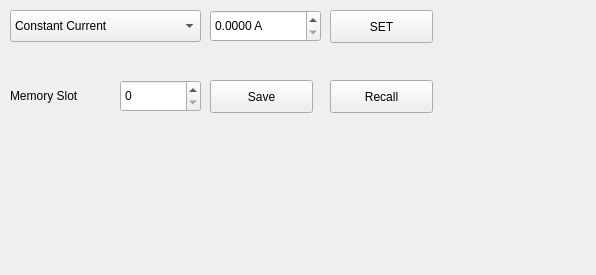
          <widget class="QWidget" name="page_11">
           <property name="geometry">
            <rect>
             <x>0</x>
             <y>0</y>
             <width>596</width>
             <height>275</height>
            </rect>
           </property>
           <attribute name="label">
            <string>Basic Modes</string>
           </attribute>
           <widget class="QLabel" name="label_14">
            <property name="geometry">
             <rect>
              <x>10</x>
              <y>80</y>
              <width>111</width>
              <height>31</height>
             </rect>
            </property>
            <property name="text">
             <string>Memory Slot</string>
            </property>
           </widget>
           <widget class="QPushButton" name="btn_memory_save">
            <property name="geometry">
             <rect>
              <x>210</x>
              <y>80</y>
              <width>103</width>
              <height>33</height>
             </rect>
            </property>
            <property name="text">
             <string>Save</string>
            </property>
           </widget>
           <widget class="QSpinBox" name="val_memory_slot">
            <property name="geometry">
             <rect>
              <x>120</x>
              <y>80</y>
              <width>81</width>
              <height>32</height>
             </rect>
            </property>
            <property name="minimum">
             <number>0</number>
            </property>
            <property name="maximum">
             <number>99</number>
            </property>
           </widget>
           <widget class="QComboBox" name="cmbBox_stdModes">
            <property name="geometry">
             <rect>
              <x>10</x>
              <y>10</y>
              <width>191</width>
              <height>32</height>
             </rect>
            </property>
            <item>
             <property name="text">
              <string>Constant Current</string>
             </property>
            </item>
            <item>
             <property name="text">
              <string>Constant Voltage</string>
             </property>
            </item>
            <item>
             <property name="text">
              <string>Constant Resistance</string>
             </property>
            </item>
            <item>
             <property name="text">
              <string>Constant Power</string>
             </property>
            </item>
            <item>
             <property name="text">
              <string>Short</string>
             </property>
            </item>
           </widget>
           <widget class="QPushButton" name="btn_memory_recall">
            <property name="geometry">
             <rect>
              <x>330</x>
              <y>80</y>
              <width>103</width>
              <height>33</height>
             </rect>
            </property>
            <property name="text">
             <string>Recall</string>
            </property>
           </widget>
           <widget class="QDoubleSpinBox" name="val_stdSet">
            <property name="geometry">
             <rect>
              <x>210</x>
              <y>10</y>
              <width>111</width>
              <height>32</height>
             </rect>
            </property>
            <property name="suffix">
             <string> A</string>
            </property>
            <property name="decimals">
             <number>4</number>
            </property>
            <property name="maximum">
             <double>7500.000000000000000</double>
            </property>
            <property name="singleStep">
             <double>0.100000000000000</double>
            </property>
           </widget>
           <widget class="QPushButton" name="btn_setStd">
            <property name="geometry">
             <rect>
              <x>330</x>
              <y>10</y>
              <width>103</width>
              <height>33</height>
             </rect>
            </property>
            <property name="text">
             <string>SET</string>
            </property>
           </widget>
          </widget>
